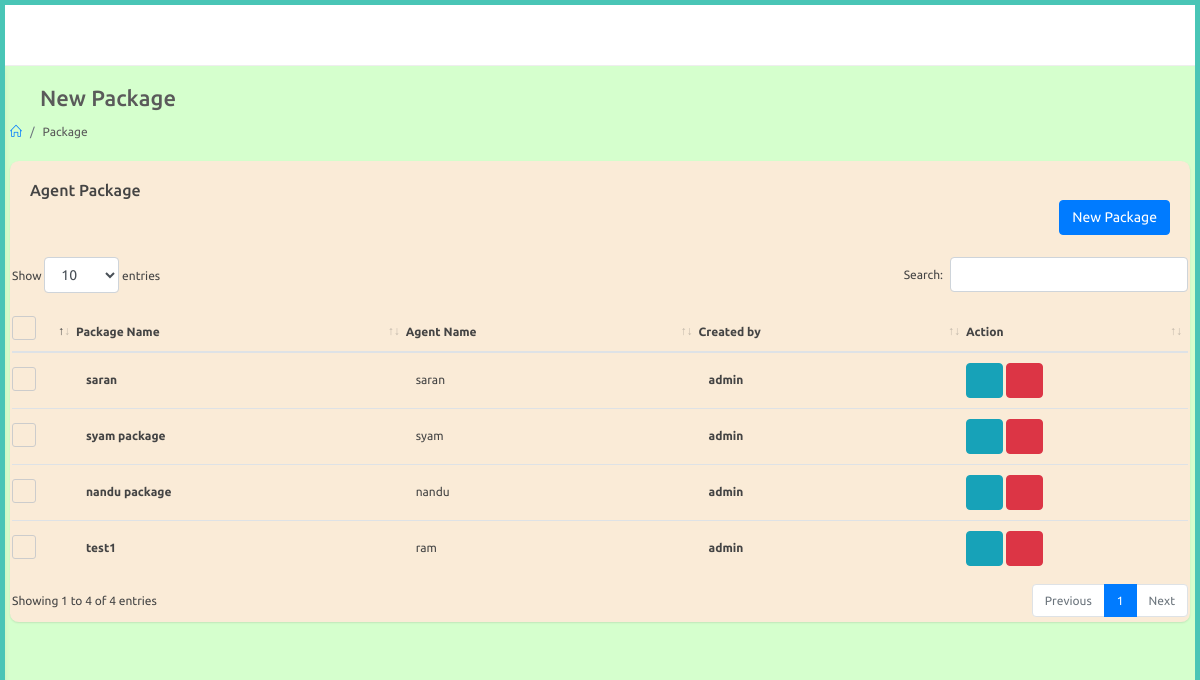
The page /adminapp/package (signed in) on the database its author committed.
### adminapp/models.py (models this page shows)
class AgentPackage(models.Model):
    agent = models.ForeignKey(Agent,on_delete=models.CASCADE,null=True)
    created_by = models.ForeignKey(User,on_delete=models.CASCADE,null=True)
    package_name = models.CharField(max_length=100)
    single_rate = models.FloatField()
    single_dc = models.FloatField()
    double_rate = models.FloatField()
    double_dc = models.FloatField()
    box_rate = models.FloatField()
    box_dc = models.FloatField()
    super_rate = models.FloatField()
    super_dc = models.FloatField()
    first_prize = models.FloatField()
    first_dc = models.FloatField()
    second_prize = models.FloatField()
    second_dc = models.FloatField()
    third_prize = models.FloatField()
    third_dc = models.FloatField()
    fourth_prize = models.FloatField()
    fourth_dc = models.FloatField()
    fifth_prize = models.FloatField()
    fifth_dc = models.FloatField()
    guarantee_prize = models.FloatField()
    guarantee_dc = models.FloatField()
    box_first_prize = models.FloatField()
    box_first_prize_dc = models.FloatField()
    box_series_prize = models.FloatField()
    box_series_dc = models.FloatField()
    single1_prize = models.FloatField()
    single1_dc = models.FloatField()
    double2_prize = models.FloatField()
    double2_dc = models.FloatField()
    def __str__(self):
        return str(self.package_name)

### website/models.py (models this page shows, shortened)
class Agent(models.Model):
    user = models.OneToOneField(User,on_delete=models.CASCADE,related_name="agent")
    agent_name = models.CharField(max_length=100,null=True)
    phone_number = models.CharField(max_length=100,null=True)

class User(AbstractUser):
    is_agent = models.BooleanField("is agent", default=False)
    is_dealer = models.BooleanField("is dealer", default=False)

### adminapp/views.py (the view)
# urls.py: path('package',views.package,name="package"),
@login_required
@admin_required
def package(request):
    packages = AgentPackage.objects.filter().all()
    print(packages)
    context = {
        'packages' : packages
    }
    return render(request,'adminapp/package.html',context)

### templates/adminapp/package.html (shortened to what this page needs)
{% extends 'adminapp/partials/base.html' %}
{% load static %}
{% block content %}
<div id="main-content">
    <div class="container-fluid">
        <div class="block-header">
            <div class="row">
                <div class="col-lg-5 col-md-8 col-sm-12">
                    <h2><a href="javascript:void(0);" class="btn btn-xs btn-link btn-toggle-fullwidth"><i class="fa fa-arrow-left"></i></a> New Package </h2>
                    <ul class="breadcrumb">
                        <li class="breadcrumb-item"><a href="{% url 'adminapp:index' %}"><i class="icon-home"></i></a></li>
                        <li class="breadcrumb-item">Package</li>
                    </ul>
                </div>
            </div>
        </div>
        <div class="row clearfix">
            <div class="col-lg-12">
<div class="card" style="background-color:antiquewhite">
    <div class="header">
        <h2>Agent Package</h2>
        <div class="text-right">                    <a href="{% url 'adminapp:new_package' %}" class="btn btn-primary">New Package</a>
        </div>
    </div>
    <div class="body">
        <div class="table-responsive">
            <table class="table table-hover js-basic-example dataTable table-custom m-b-0 c_list">
                <thead>
                    <tr>
                        <th>
                            <label class="fancy-checkbox">
                                <span></span>
                            </label>
                        </th>
                        <th>Package Name</th>
                        <th>Agent Name</th>
                        <th>Created by</th>
                        <th>Action</th>
                    </tr>
                </thead>
                    <tbody>
                    {% for package in packages %}
                    <tr>
                        <td style="width: 50px;">
                            <label class="fancy-checkbox">
                                <span></span>
                            </label>
                        </td>
                        <td>
                            <p class="c_name">{{package.package_name}}</p>
                        </td>
                        <td>
                            <span class="phone">{{package.agent.user}}</span>
                        </td>
                        <td>
                            <p class="c_name">{{package.created_by}}</p>
                        </td>
                        <td>
                            <a href="{% url 'adminapp:edit_package' package.id %}" class="btn btn-info" title="Edit">
                                <i class="fa fa-edit"></i>
                            </a>
                            <button type="button" onclick="packageDelete(('{{ package.id }}'))" data-type="confirm" class="btn btn-danger js-sweetalert" title="Delete"><i class="fa fa-trash-o"></i></button>
                        </td>
                    </tr>
                    {% endfor %}
                </tbody>
            </table>
        </div>
    </div>
</div>
</div>
</div>
</div>
</div>
{% endblock %}

### static/css/color_skins.css (style rules this page uses)
.theme-cyan:before, .theme-cyan:after { background: #49c5b6 }

### rows shown on the page
AgentPackage: package_name "saran", agent.user "saran", created_by "admin"
AgentPackage: package_name "syam package", agent.user "syam", created_by "admin"
AgentPackage: package_name "nandu package", agent.user "nandu", created_by "admin"
AgentPackage: package_name "test1", agent.user "ram", created_by "admin"
